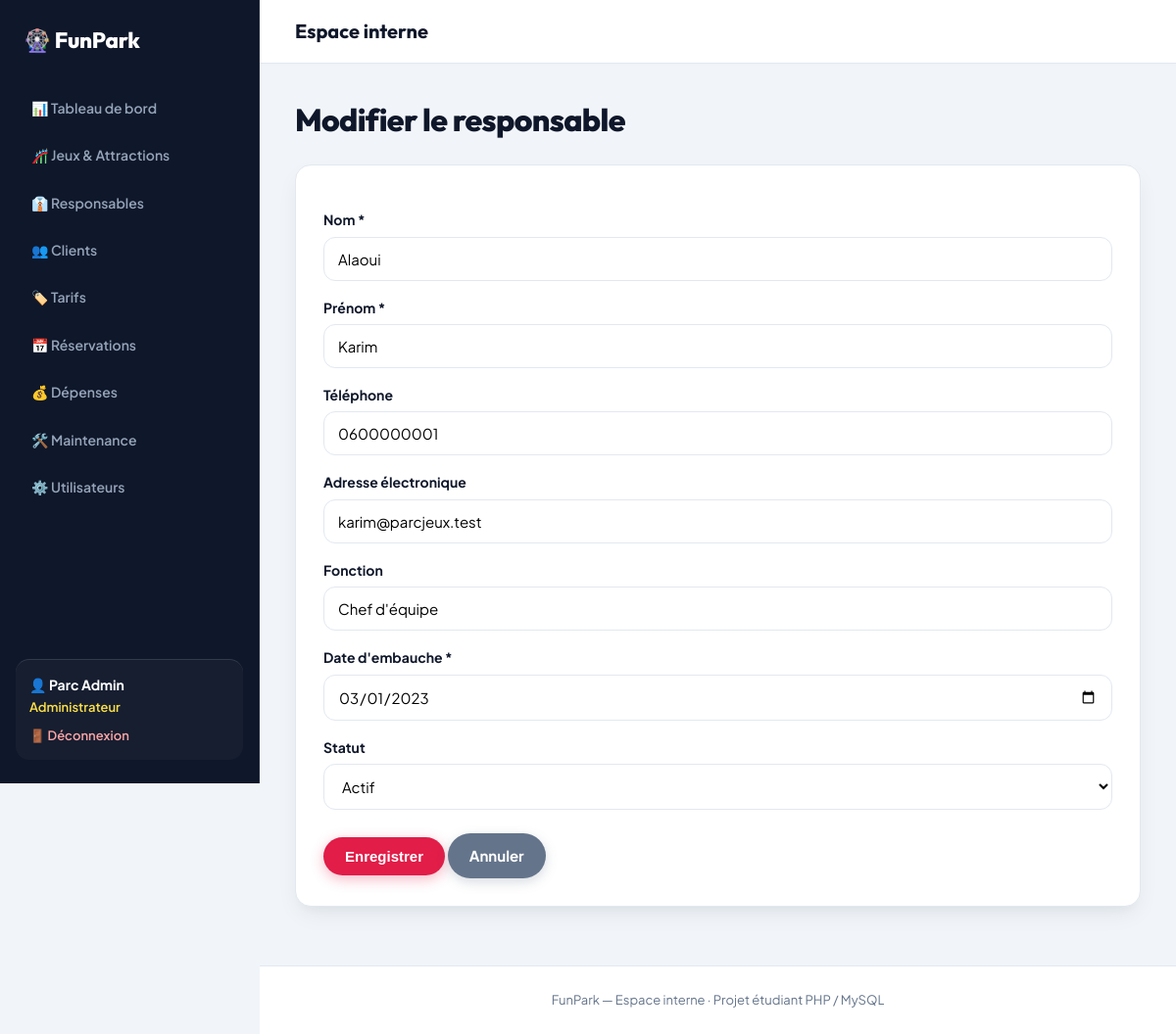
Page /index.php?page=responsables&action=modifier&id=1 (signed in) on the committed database.
### tables this page shows
CREATE TABLE responsable (
  id_responsable INT AUTO_INCREMENT PRIMARY KEY,
  nom VARCHAR(50) NOT NULL,
  prenom VARCHAR(50) NOT NULL,
  telephone VARCHAR(20),
  email VARCHAR(100),
  fonction VARCHAR(80),
  date_embauche DATE,
  statut ENUM('actif','inactif') NOT NULL DEFAULT 'actif'
);

### config/helpers.php (called while the page is built, shortened)
<?php
function e($texte) {
    return htmlspecialchars((string)$texte, ENT_QUOTES, 'UTF-8');
}
function selectionne($a, $b) {
    return ((string)$a === (string)$b) ? 'selected' : '';
}
function url($page, $action = 'index', $params = []) {
    return 'index.php?' . http_build_query(array_merge(['page' => $page, 'action' => $action], $params));
}
function vue($fichier, $donnees = [], $mode = null) {
    extract($donnees);
    require RACINE . '/views/layout/header.php';
    require RACINE . '/views/layout/navbar.php';
    require RACINE . '/views/' . $fichier . '.php';
    require RACINE . '/views/layout/footer.php';
}

### controllers/ResponsableController.php (called while the page is built, shortened)
<?php
class ResponsableController {
    private $pdo, $responsable;
    public function __construct($pdo) {
        $this->responsable = new Responsable($pdo);
    }
    public function actionModifier() { $this->formulaire((int)($_GET['id'] ?? 0)); }
    private function formulaire($id) {
        $r = ['nom' => '', 'prenom' => '', 'telephone' => '', 'email' => '', 'fonction' => '', 'date_embauche' => date('Y-m-d'), 'statut' => 'actif'];
        if ($id) {
            $r = $this->responsable->trouver($id);
        }
        $erreurs = [];
        vue('responsables/form', ['r' => $r, 'id' => $id, 'erreurs' => $erreurs]);
    }
}

### index.php (called while the page is built, shortened)
<?php
require RACINE . '/config/helpers.php';
$action = $_GET['action'] ?? 'index';
try {
    $controleur = new $nomClasse(getPDO());
    $methode = 'action' . ucfirst($action);
    $controleur->$methode();
} catch (PDOException $e) {
    die("Erreur de base de données : " . e($e->getMessage()));
}

### models/Responsable.php (called while the page is built, shortened)
<?php
class Responsable {
    private $pdo;
    public function __construct($pdo) { $this->pdo = $pdo; }
    public function trouver($id) {
        $req = $this->pdo->prepare("SELECT * FROM responsable WHERE id_responsable = ?");
        $req->execute([$id]);
        return $req->fetch();
    }
}

### views/responsables/form.php (the view, shortened to what this page needs)
<h1><?= $id ? 'Modifier le responsable' : 'Créer un responsable' ?></h1>
<form method="post" class="formulaire validation">
    <label>Nom *</label><input type="text" name="nom" value="<?= e($r['nom']) ?>" required>
    <label>Prénom *</label><input type="text" name="prenom" value="<?= e($r['prenom']) ?>" required>
    <label>Téléphone</label><input type="text" name="telephone" value="<?= e($r['telephone']) ?>">
    <label>Adresse électronique</label><input type="email" name="email" value="<?= e($r['email']) ?>">
    <label>Fonction</label><input type="text" name="fonction" value="<?= e($r['fonction']) ?>">
    <label>Date d'embauche *</label><input type="date" name="date_embauche" value="<?= e($r['date_embauche']) ?>" required>
    <label>Statut</label>
    <select name="statut">
        <option value="actif" <?= selectionne($r['statut'], 'actif') ?>>Actif</option>
    </select>
    <button class="btn" type="submit">Enregistrer</button>
    <a class="btn gris" href="<?= e(url('responsables')) ?>">Annuler</a>
</form>

### public/css/style.css (style rules this page uses)
:root { --font-body: 'Plus Jakarta Sans', system-ui, -apple-system, sans-serif; --font-heading: 'Outfit', 'Plus Jakarta Sans', sans-serif; --violet: #4f46e5; --violet-fonce: #0f172a; --violet-back: #1e1b4b; --magenta: #e11d48; --magenta-hover: #be123c; --or: #f59e0b; --or-clair: #fde047; --ciel: #0284c7; --emerald: #10b981; --creme: #f8fafc; --blanc: #ffffff; --texte: #0f172a; --texte-doux: #64748b; --bordure: #e2e8f0; --ombre: 0 10px 25px -5px rgba(15, 23, 42, 0.08), 0 8px 10px -6px rgba(15, 23, 42, 0.04); --ombre-forte: 0 20px 35px -5px rgba(15, 23, 42, 0.14), 0 10px 15px -5px rgba(15, 23, 42, 0.08); --rayon: 16px; --rayon-lg: 24px; --nav-h: 76px; --sidebar-w: 265px; }
*, *::before, *::after { box-sizing: border-box; }
html { scroll-behavior: smooth; width: 100%; min-height: 100%; margin: 0; padding: 0; }
body { width: 100%; min-height: 100%; margin: 0; padding: 0; font-family: var(--font-body); background: var(--creme); color: var(--texte); line-height: 1.6; -webkit-font-smoothing: antialiased; }
h1, h2, h3, h4, h5, h6 { font-family: var(--font-heading); font-weight: 700; letter-spacing: -0.02em; }
a { color: var(--violet); text-decoration: none; transition: all 0.2s ease; }
body.mode-admin { display: flex; flex-direction: row; width: 100%; min-height: 100vh; margin: 0; padding: 0; background: #f1f5f9; }
.mode-admin .entete, .mode-admin .filtres, .mode-admin .tableau, .mode-admin table, .mode-admin .cartes, .mode-admin .deux-colonnes, .mode-admin .carte, .mode-admin .formulaire, .mode-admin .message, .mode-admin .bandeau-info, .mode-admin .grille-jeux, .mode-admin .grille-tarifs, .mode-admin .carte-detail-jeu, .mode-admin .detail-jeu-grille { width: 100% !important; max-width: none !important; box-sizing: border-box; }
h1 { font-size: 2rem; margin: 0 0 20px; color: var(--violet-fonce); font-weight: 800; }
.btn { display: inline-flex; align-items: center; justify-content: center; gap: 8px; background: linear-gradient(135deg, var(--magenta), #e11d48); color: var(--blanc) !important; border: none; padding: 11px 22px; border-radius: 999px; cursor: pointer; font-size: 15px; font-weight: 700; box-shadow: 0 4px 14px rgba(225, 29, 72, 0.3); transition: all 0.2s cubic-bezier(0.16, 1, 0.3, 1); }
.btn.gris { background: #64748b; box-shadow: 0 4px 12px rgba(100, 116, 139, 0.25); }
.formulaire, .carte { background: var(--blanc); padding: 28px; border-radius: var(--rayon); box-shadow: var(--ombre); border: 1px solid var(--bordure); }
.formulaire { max-width: 680px; }
label { display: block; margin: 16px 0 6px; font-weight: 700; font-size: 14px; color: var(--texte); }
input[type=text], input[type=email], input[type=password], input[type=number], input[type=date], select, textarea { width: 100%; padding: 12px 14px; border: 1px solid var(--bordure); border-radius: 12px; font-size: 15px; background: var(--blanc); font-family: inherit; transition: all 0.2s ease; }
.formulaire .btn { margin-top: 24px; }

### rows in the picture
responsable: nom "Alaoui", prenom "Karim", telephone "0600000001", email "karim@parcjeux.test", fonction "Chef d'équipe", date_embauche "03/01/2023"

### other values in the picture
$_SESSION['user']['prenom'] . ' ' . $_SESSION['user']['nom'] "Parc Admin"
libelle($role) "Administrateur"
$titrePage "Espace interne"
